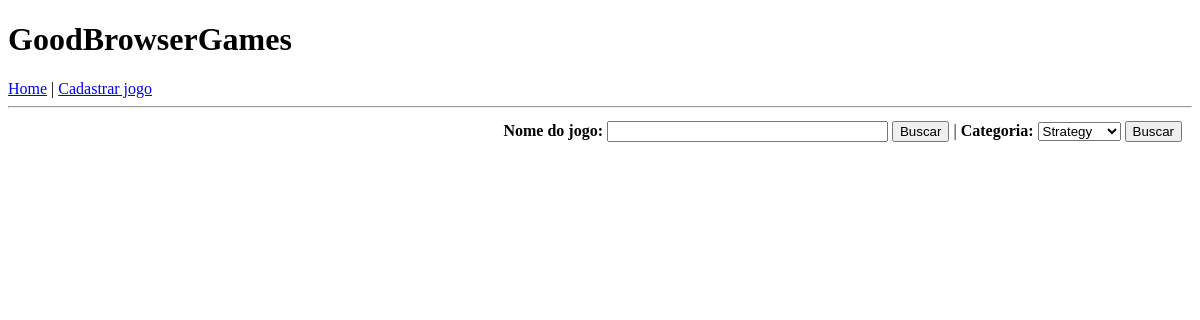
The page /index on the database as committed earlier.
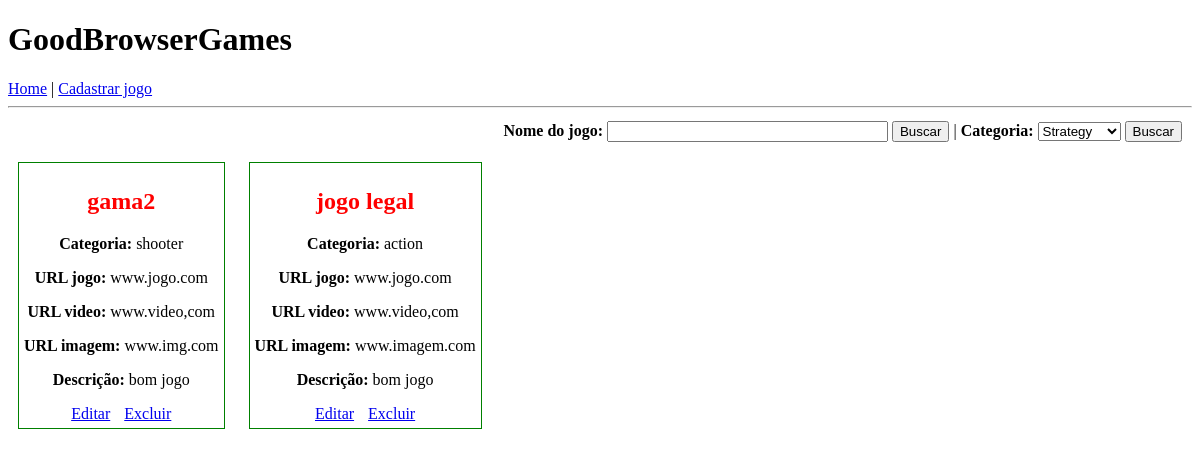
The same page on the database as committed later.
### app/models.py (models this page shows, shortened)
class Jogo(db.Model):
    id = db.Column(db.Integer, primary_key=True)
    nome = db.Column(db.String(128), index=True, )
    categoria = db.Column(db.String(64), index=True)
    url_jogo = db.Column(db.String, index=True)
    url_video = db.Column(db.String, index=True)
    url_imagem = db.Column(db.String, index=True)
    descricao = db.Column(db.String, index=True)

### app/routes.py (the view, shortened to what this page needs)
@app.route("/index", methods=["GET", "POST"])
def index():
    jogos = Jogo.query.all()
    form_nome = FiltrarPorNomeForm()
    form_cat = FiltrarPorCategoriaForm()
    return render_template("index.html", form_nome=form_nome, form_cat=form_cat, jogos=jogos)

### app/forms.py
class FiltrarPorNomeForm(FlaskForm):
    nome = StringField("Nome do jogo")
    submit = SubmitField("Buscar")

class FiltrarPorCategoriaForm(FlaskForm):
    opcoes_de_categorias = [
        ("strategy", "Strategy"),
        ("shooter", "Shooter"),
        ("puzzle", "Puzzle"),
        ("arcade", "Arcade"),
        ("rpg", "RPG"),
        ("sports", "Sports"),
        ("action", "Action"),
        ("adventure", "Adventure"),
    ]
    categoria = SelectField("Categoria", choices=opcoes_de_categorias)
    submit = SubmitField("Buscar")

### app/templates/index.html (shortened to what this page needs)
{% extends "base.html" %}
{% block content %}
    <div id="container">
        <div id="form">
            <form action="" method="post" novalidate>
                <span>
                    <b>{{ form_nome.nome.label }}:</b>
                    {{ form_nome.nome(size=32) }}
                </span>
                <span>  {{ form_cat.submit() }}</span>
                 |
                <span>
                    <b>{{ form_cat.categoria.label }}:</b>
                    {{ form_cat.categoria }}
                </span>
                <span>  {{ form_cat.submit() }}</span>
            </form>
        </div>
        {% for jogo in jogos %}
        <div class="jogo">
            <h2>{{ jogo.nome }}</h2>
            <p><b>Categoria:</b> {{ jogo.categoria }}</p>
            <p><b>URL jogo:</b> {{ jogo.url_jogo }}</p>
            <p><b>URL video:</b> {{ jogo.url_video }}</p>
            <p><b>URL imagem:</b> {{ jogo.url_imagem }}</p>
            <p><b>Descrição:</b> {{ jogo.descricao }}</p>
            <p class="botoes"><a href="/editar-jogo/{{jogo.id}}">Editar</a></p>
            <p class="botoes"><a href="/delete-jogo/{{jogo.id}}">Excluir</a></p>
        </div>
        {% endfor %}
    </div>
{% endblock %}

### app/templates/base.html (shortened to what this page needs)
<!DOCTYPE html>
<html>
    <head>
    </head>
    <body>
        <h1>GoodBrowserGames</h1>
        <div>
            <a href="{{ url_for('index') }}">Home</a> |
            <a href="{{ url_for('cadastrar_jogo') }}">Cadastrar jogo</a>
        </div>
        <hr>
        {% block content %}{% endblock %}
    </body>
</html>

### app/templates/index.html (style rules this page uses)
.jogo { border: 1px solid green; display: inline-block; max-width: 300px; margin: 10px; padding: 5px; text-align: center; }
.jogo h2 { color: red; }
.botoes { display: inline; width: 48%; margin: 5px; }
#form { text-align: right; margin: 5px; padding: 5px; }

Rows that differ between the two databases and show on the page:
added Jogo: nome "gama2", categoria "shooter", url_jogo "www.jogo.com", url_video "www.video,com", url_imagem "www.img.com", descricao "bom jogo"
added Jogo: nome "jogo legal", categoria "action", url_jogo "www.jogo.com", url_video "www.video,com", url_imagem "www.imagem.com", descricao "bom jogo"
